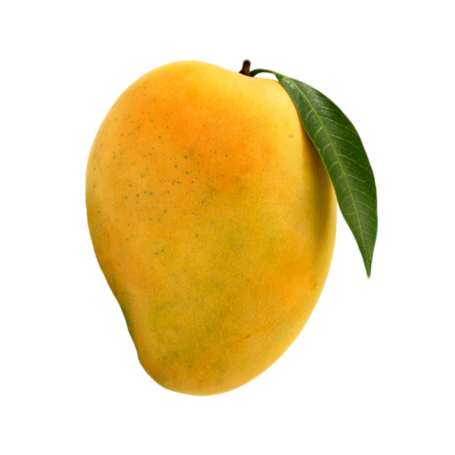
#> input picture temp_image.jpg, 455 x 455 px
$ python -i app1.py   (imports and definitions only)
#> lines starting #> are read from the running program, lines starting #| are printed output that depends on the picture; after the words box and inside, x2 and y2 are one past the last pixel; in counts of white or black regions, pixels touching at a corner belong together
#> further down, picture is the input picture: shape (455, 455, 3); mean B, G, R 175.6, 219.7, 238.4
import os
import cv2
import numpy as np
from flask import Flask, render_template, request, jsonify
from flask import send_from_directory

# [1 line not run here, left out]
# Set the path to the upload directory
UPLOAD_FOLDER = r'C:\Users\hp\PycharmProjects\cv_ml\uploads'
# [1 line that did not run here, left out]
# [1 line that did not run here, left out]


# Function to check if the upload folder exists, and create it if it doesn't
# [6 lines left out: function ensure_upload_folder_exists, not called in this run]


# Call the function to ensure the upload folder exists
# [1 line not run here, left out]


def allowed_file(filename):
    return '.' in filename and filename.rsplit('.', 1)[1].lower() in app.config['ALLOWED_EXTENSIONS']


def mango_detection(image):
    # Convert the image to the HSV color space
    hsv = cv2.cvtColor(image, cv2.COLOR_BGR2HSV)
#> hsv: shape (455, 455, 3); mean H, S, V 8.8, 77.3, 239.3

    # Define the lower and upper bounds of the color range that represents a mango (adjust these values as needed)
    lower_mango_color = np.array([35, 55, 55])  # Example values for orange color
    upper_mango_color = np.array([65, 260, 260])  # Example values for orange color

    # Create a mask to extract the mango color
    color_mask = cv2.inRange(hsv, lower_mango_color, upper_mango_color)
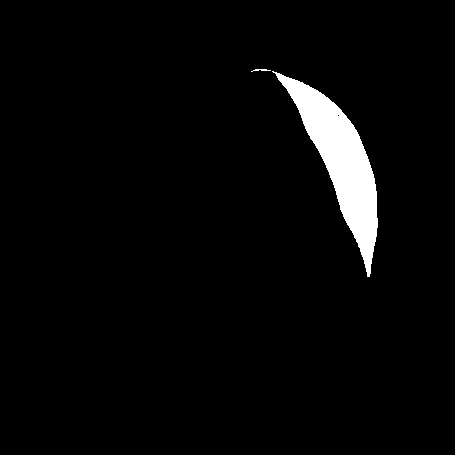
#> color_mask: shape (455, 455); 3.3% white; 2 white regions, box (x1, y1, x2, y2) and area: (272, 71, 378, 277) 6805, (251, 69, 271, 72) 30

    # Calculate the percentage of the image covered by mango color
    percentage_mango_color = (np.sum(color_mask) / 255) / (image.shape[0] * image.shape[1]) * 100
#> percentage_mango_color = 3.3

    # Convert the image to grayscale
    gray = cv2.cvtColor(image, cv2.COLOR_BGR2GRAY)
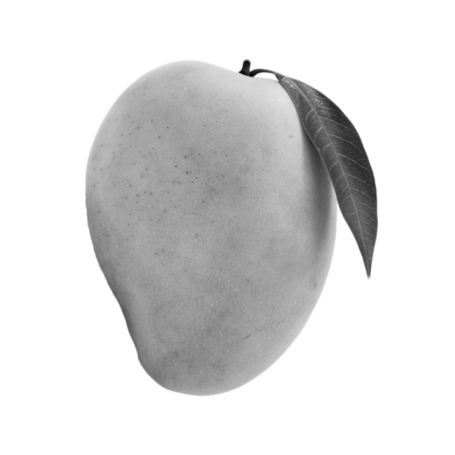
#> gray: shape (455, 455); min 7, max 255, mean 220.3

    # Threshold the image to create a binary mask
    _, thresholded = cv2.threshold(gray, 128, 255, cv2.THRESH_BINARY)
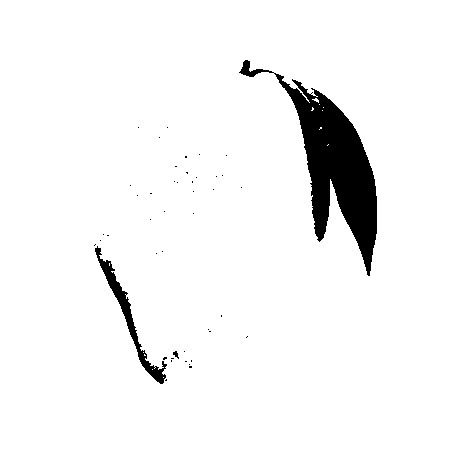
#> thresholded: shape (455, 455); 95.3% white; 45 black regions (42 under 20 px), largest, box (x1, y1, x2, y2) and area: (239, 60, 377, 276) 8357, (95, 246, 167, 384) 1211, (173, 351, 179, 359) 25

    # Find contours in the binary mask
    contours, _ = cv2.findContours(thresholded, cv2.RETR_EXTERNAL, cv2.CHAIN_APPROX_SIMPLE)
#> contours = [[[0, 0], [0, 454], [454, 454], [454, 0]]]

    # Initialize shape-related features
    aspect_ratio = 0
    contour_area = 0
    contour_solidity = 0
    contour_extent = 0

    # Calculate shape features if contours are found
    if len(contours) > 0:
        largest_contour = max(contours, key=cv2.contourArea)
#> largest_contour = [[0, 0], [0, 454], [454, 454], [454, 0]]
        x, y, w, h = cv2.boundingRect(largest_contour)
#> x = 0; y = 0; w = 455; h = 455
        aspect_ratio = float(w) / h
#> aspect_ratio = 1
        contour_area = cv2.contourArea(largest_contour)
#> contour_area = 206116
        hull = cv2.convexHull(largest_contour)
#> hull = [[454, 0], [454, 454], [0, 454], [0, 0]]
        contour_solidity = contour_area / cv2.contourArea(hull)
#> contour_solidity = 1
        contour_extent = contour_area / (w * h)
#> contour_extent = 0.996

    # Define thresholds for considering it a mango based on color and shape
    mango_color_threshold = 3.1  # Adjust based on color coverage
    mango_aspect_ratio_threshold = 0.9  # Adjust based on shape
    mango_solidity_threshold = 1  # Adjust based on solidity
    mango_extent_threshold = 0.7  # Adjust based on extent

    # Combine color and shape information to classify the object
    if (
            percentage_mango_color >= mango_color_threshold
            and aspect_ratio >= mango_aspect_ratio_threshold
            and contour_solidity >= mango_solidity_threshold
            and contour_extent >= mango_extent_threshold
    ):
        result = "It's a mango"
    else:
        result = "Not a mango"

    return result


# [3 lines that did not run here, left out]


# [27 lines that did not run here, left out]


# [3 lines that did not run here, left out]


# [2 lines not run here, left out]

>>> import cv2
>>> picture = cv2.imread('temp_image.jpg')
>>> result = mango_detection(picture)
#> result = "It's a mango"
